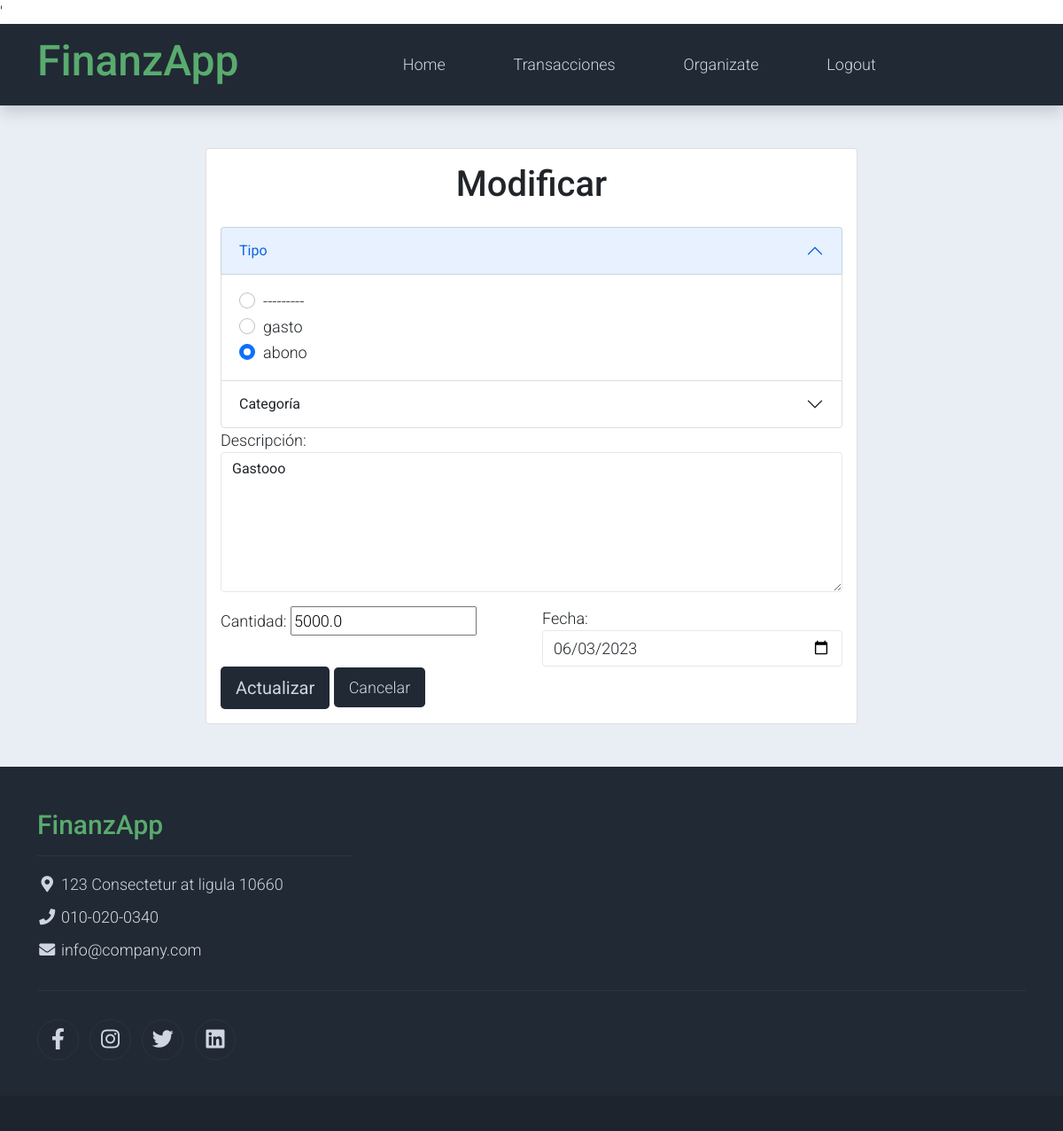
The app's page /editTrans/21 (signed in), older data.
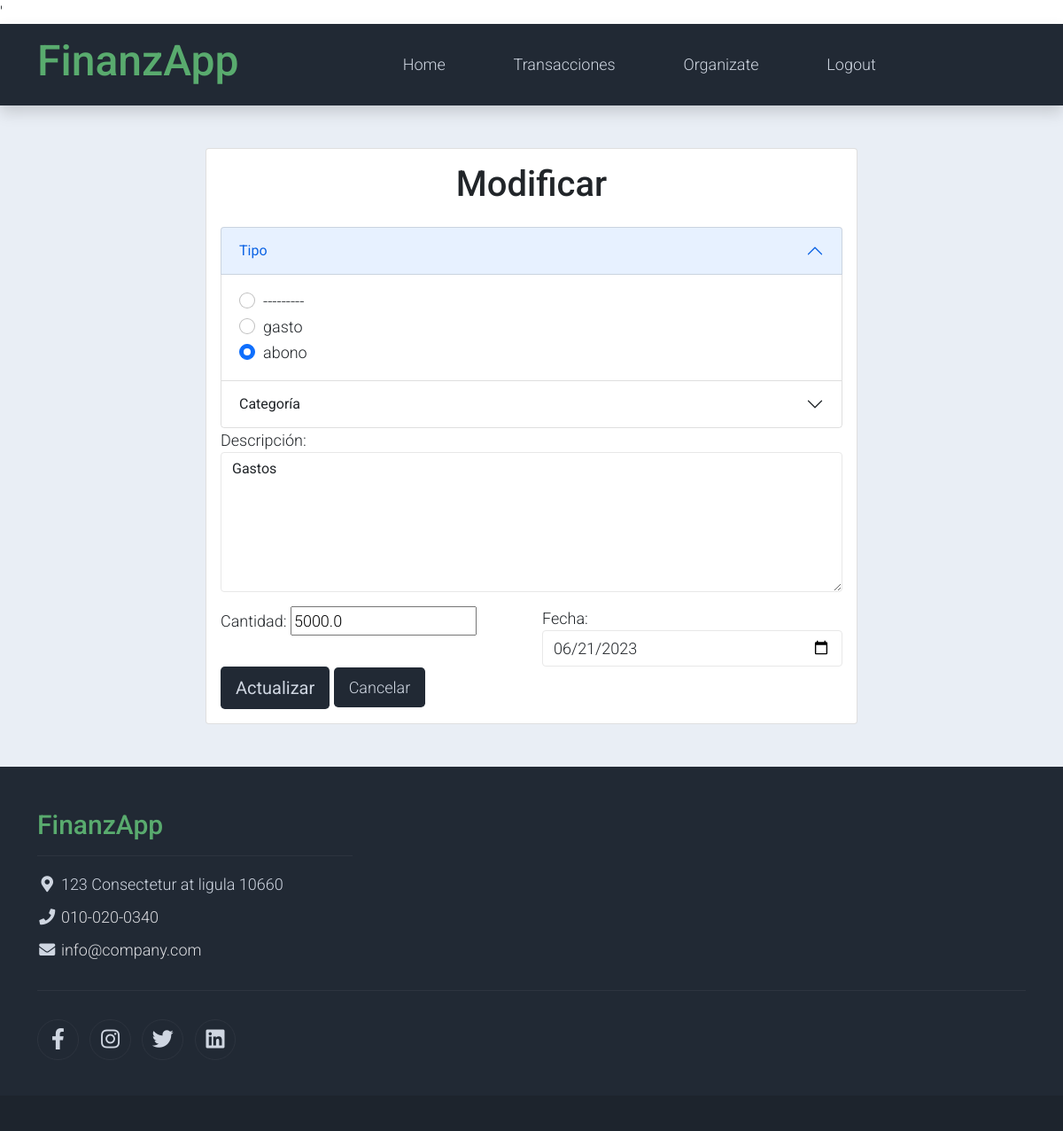
The same page, newer data.
### finanzapp/models.py (models this page shows)
class Transaction(models.Model):
    user = models.ForeignKey(User, on_delete=models.CASCADE, related_name="transactions")
    types = [('spend', 'gasto'), ('deposit', 'abono')]
    type = models.CharField(choices=types, max_length=100)
    description = models.TextField(max_length=500)
    amount = models.FloatField(default=0)
    date = models.DateField(default=timezone.now().strftime("%Y-%m-%d"))
    category = models.ForeignKey(Category, on_delete=models.CASCADE, related_name="transactions", blank=True, null=True)

### finanzapp/views.py (the view)
# urls.py: path('editTrans/<int:id_transaccion>', edit_trans, name='edit_trans'),
def edit_trans(request, id_transaccion):
    if request.user.is_authenticated:
        transaccion= Transaction.objects.filter(id=id_transaccion).first()
        if transaccion.user == request.user:
            form = EditTransactionForm(user=request.user, instance = transaccion)
            return render(request, "edit_trans.html", {"form": form, "transaction": transaccion})
        else:
            return redirect('list')
    else:
        return redirect('login')

### finanzapp/forms.py
class EditTransactionForm(forms.ModelForm):
    class Meta:
        model = Transaction
        fields = ["type", "description", "amount", "date", "category"]
    def __init__(self, *args, **kwargs):
        user = kwargs.pop('user', None)
        super(EditTransactionForm, self).__init__(*args, **kwargs)
        self.fields['category'].queryset = Category.objects.filter(user=user)
        self.fields['category'].label_from_instance = lambda obj: obj.name

### finanzapp/templates/edit_trans.html (shortened to what this page needs)
{% extends 'base.html' %}
{% block content %}
<section class="bg-light">
  <div class="container py-5">
    <div class="row">
      <div class="col-md-8 m-auto">
        <div class="card">
          <div class="card-body">
            <h1 class="text-center mb-4">Modificar</h1>
            <form action="/actualizarTrans/{{ transaction.id }}" method="post">
              <div class="accordion" id="accordionForm">
                <div class="accordion-item">
                  <h2 class="accordion-header" id="typeHeading">
                    <button class="accordion-button" type="button" data-bs-toggle="collapse" data-bs-target="#typeCollapse" aria-expanded="true" aria-controls="typeCollapse">
                      Tipo
                    </button>
                  </h2>
                  <div id="typeCollapse" class="accordion-collapse collapse show" aria-labelledby="typeHeading" data-bs-parent="#accordionForm">
                    <div class="accordion-body">
                      <div class="form-group">
                        {% for choice in form.type.field.choices %}
                          <div class="form-check">
                            <input class="form-check-input" type="radio" name="{{ form.type.name }}" id="{{ form.type.id_for_label }}_{{ forloop.counter }}" value="{{ choice.0 }}" {% if choice.0 == form.type.value %}checked{% endif %}>
                            <label class="form-check-label" for="{{ form.type.id_for_label }}_{{ forloop.counter }}">
                              {{ choice.1 }}
                            </label>
                          </div>
                        {% endfor %}
                      </div>
                    </div>
                  </div>
                </div>
                <div class="accordion-item">
                  <h2 class="accordion-header" id="categoryHeading">
                    <button class="accordion-button collapsed" type="button" data-bs-toggle="collapse" data-bs-target="#categoryCollapse" aria-expanded="false" aria-controls="categoryCollapse">
                      Categoría
                    </button>
                  </h2>
                </div>
              </div>
              <div class="mb-3">
                <label for="{{ form.description.id_for_label }}">Descripción:</label>
                <div>
                  <textarea class="form-control" id="{{ form.description.id_for_label }}" name="{{ form.description.html_name }}" cols="40" rows="6">{{ form.description.value }}</textarea>
                </div>
              </div>
              <div class="row">
                <div class="col-md-6">
                  <div class="form-group">
                    <label for="{{ form.amount.id_for_label }}">Cantidad:</label>
                    {{ form.amount }}
                  </div>
                </div>
                <div class="col-md-6">
                  <div class="form-group">
                    <label for="{{ form.date.id_for_label }}">Fecha:</label>
                    <input type="date" class="form-control" id="{{ form.date.id_for_label }}" name="{{ form.date.name }}" value="{{ form.date.value|date:'Y-m-d' }}">
                  </div>
                </div>
              </div>
              <button type="submit" class="btn bg-dark btn-lg px-3 text-light">Actualizar</button>
              <a href="/list" class="btn bg-dark btn-lg px-3 text-light">Cancelar</a>
            </form>
          </div>
        </div>
      </div>
    </div>
  </div>
</section>
{% endblock %}

Row changes from the older to the newer data that the page shows:
changed Transaction "☐ gasto": description "Gastooo" → "Gastos"; date "06/03/2023" → "06/21/2023"
